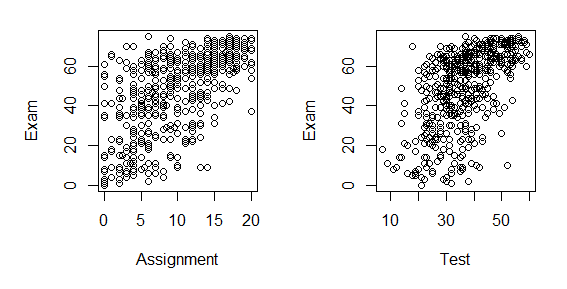

Write R code to recreate this figure.
data = read.csv('stat111.csv')
attach(mtcars)
par(mfrow = c(1, 2))
plot(data$Assignment, data$Exam, xlab = 'Assignment',
     ylab = 'Exam')
plot(data$Test, data$Exam, xlab = 'Test', ylab = 'Exam')
